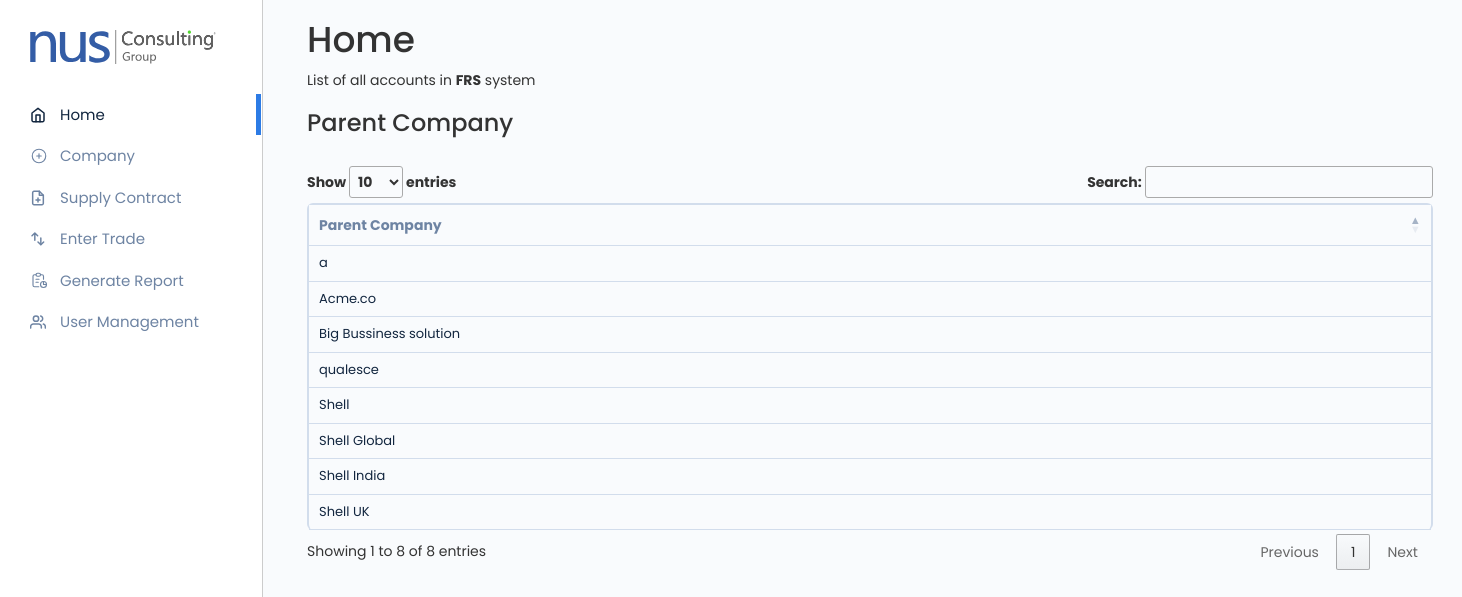
The page / on the database its author committed.
### tables this page shows
CREATE TABLE `parentcompanydata` (
  `id` int(11) NOT NULL,
  `parentcompany` varchar(255) NOT NULL
);

### listparentcompany.php (the view, shortened to what this page needs)
<?php
include 'dbconn.php';
$sql = "select * from parentcompanydata;";
	$result = ($conn->query($sql));
	$row = [];
	if ($result->num_rows > 0)
	{
		$row = $result->fetch_all(MYSQLI_ASSOC);
	}
?>
<!DOCTYPE html>
<html lang="en">
<head>
    <link
      rel="stylesheet"
      href="//cdn.datatables.net/1.12.1/css/jquery.dataTables.min.css"
    />
</head>
<body>
<table class="myTable" >
		<thead class="tableheadings">
			<tr>
			<th>Parent Company</th>
			</tr>
		</thead>
		<tbody>
        <?php
                if(!empty($row))
                foreach($row as $rows)
                {
                ?>
			<tr>
            <td><?php echo $rows['parentcompany']; ?></td>
			</tr>
			<?php } ?>
		</tbody>
	</table>
    </body>
</html>

### index.php (shortened to what this page needs)
<!DOCTYPE html>
<html>
  <head>
     <link
      rel="stylesheet"
      href="https://maxcdn.bootstrapcdn.com/bootstrap/3.4.1/css/bootstrap.min.css"
    />
    <link rel="stylesheet" href="css/style.css">
  </head>
  <body>
    <div class="tab">
      <img src="img/nus-logo-2020.svg" alt="NUS Consulting Group Logo" />
      <button
        class="tablinks homeButton"
        onclick="openNUSTabs(event, 'Home')"
        id="defaultOpen"
      >
       Home
      </button>
      <button class="tablinks addCompany" onclick="openNUSTabs(event, 'Add Company')">
       Company
      </button>
      <button class="tablinks addSupplyContract" onclick="openNUSTabs(event, 'Add Supply Contract')">
       Supply Contract
      </button>
      <button class="tablinks enterTrade" onclick="openNUSTabs(event, 'Enter Trade')">
        Enter Trade
      </button>
      <button class="tablinks generateReport" onclick="openNUSTabs(event, 'Generate Report')">
        Generate Report
      </button>
      <button class="tablinks usermanagementButton" onclick="openNUSTabs(event, 'User Management')">
        User Management
      </button>
    </div>
    <div id="Home" class="tabcontent">
      <?php
        include('addhome.php');
      ?>
    </div>
      <?php
        include('addcompany.php');
      ?>
      <?php
        include('addEnterTrade.php');
      ?>
      <?php
        include('addGenerateReport.php');
      ?>
      <?php
        include('usermanagement/index.php');
      ?>
  </body>
</html>

### addhome.php (shortened to what this page needs)
<!DOCTYPE html>
<html lang="en">
<head>
</head>
<body>
    <h1>Home</h1>
    <p>List of all accounts in <strong>FRS</strong> system</p>
    <h3>Parent Company</h3>
    <br>
    <?php
		include('listparentcompany.php');
	?>
    </body>
</html>

### addcompany.php (shortened to what this page needs)
<!DOCTYPE html>
<html lang="en">
<head>
    <link
      rel="stylesheet"
      href="https://maxcdn.bootstrapcdn.com/bootstrap/3.4.1/css/bootstrap.min.css"
    />
    <link rel="stylesheet" type="text/css" href="usermanagement/css/style.css">
</head>
<body>
              <?php
                include('listparentcompany.php');
              ?>
            <?php
                include('listclientcompany.php');
              ?>
</body>
</html>

### listclientcompany.php (shortened to what this page needs)
<!DOCTYPE html>
<html lang="en">
<head>
    <link
      rel="stylesheet"
      href="//cdn.datatables.net/1.12.1/css/jquery.dataTables.min.css"
    />
</head>
<body>
</body>
</html>

### addEnterTrade.php (shortened to what this page needs)
<!DOCTYPE html>
<html lang="en">
<head>
</head>
<body>
</body>
</html>

### addGenerateReport.php (shortened to what this page needs)
<!DOCTYPE html>
<html lang="en">
<head>
</head>
<body>
</body>
</html>

### usermanagement/index.php (shortened to what this page needs)
<!DOCTYPE html>
<html lang="en">
<head>
    <link rel="stylesheet" type="text/css" href="usermanagement/css/style.css">
</head>
<body>
            <?php
                include('listadmin.php');
            ?>
            <?php
                include('listmanager.php');
            ?>
            <?php
                include('listnususer.php');
            ?>
            <?php
                include('listparentuser.php');
            ?>
            <?php
                include('listclientuser.php');
            ?>
</body>
</html>

### usermanagement/listadmin.php (shortened to what this page needs)
<!DOCTYPE html>
<html lang="en">
<head>
    <link
      rel="stylesheet"
      href="//cdn.datatables.net/1.12.1/css/jquery.dataTables.min.css"
    />
</head>
<body>
</body>
</html>

### usermanagement/listmanager.php (shortened to what this page needs)
<!DOCTYPE html>
<html lang="en">
<head>
    <link
      rel="stylesheet"
      href="//cdn.datatables.net/1.12.1/css/jquery.dataTables.min.css"
    />
</head>
<body>
</body>
</html>

### usermanagement/listnususer.php (shortened to what this page needs)
<!DOCTYPE html>
<html lang="en">
<head>
    <link
      rel="stylesheet"
      href="//cdn.datatables.net/1.12.1/css/jquery.dataTables.min.css"
    />
</head>
<body>
</body>
</html>

### usermanagement/listparentuser.php (shortened to what this page needs)
<!DOCTYPE html>
<html lang="en">
<head>
    <link
      rel="stylesheet"
      href="//cdn.datatables.net/1.12.1/css/jquery.dataTables.min.css"
    />
</head>
<body>
</body>
</html>

### usermanagement/listclientuser.php (shortened to what this page needs)
<!DOCTYPE html>
<html lang="en">
<head>
    <link
      rel="stylesheet"
      href="//cdn.datatables.net/1.12.1/css/jquery.dataTables.min.css"
    />
</head>
<body>
</body>
</html>

### css/style.css (style rules this page uses)
body { font-family: "Poppins", sans-serif !important; background: #f9fbfd !important; }

### index.php (style rules this page uses)
* { box-sizing: border-box; padding: 0; margin: 0 auto; }
body { font-family: "Poppins", sans-serif; background: #f9fbfd; }
button { font-family: "Poppins", sans-serif; }
button.homeButton { background: url('img/home-icon.svg') no-repeat; background-position: left; }
button.homeButton.active { background: url('img/home-hover-icon.svg') no-repeat; background-position: left; }
button.usermanagementButton { background: url('img/usermanagement-icon.svg') no-repeat; background-position: left; }
button.enterTrade { background: url('img/entertrade-icon.svg') no-repeat; background-position: left; }
button.generateReport { background: url('img/generate-report-icon.svg') no-repeat; background-position: left; }
button.addCompany { background: url('img/add-company-icon.svg') no-repeat; background-position: left; }
button.addSupplyContract { background: url('img/add-supply-contract-icon.svg') no-repeat; background-position: left; }
.tab { float: left; border-right: 1px solid #ccc; background-color: #ffffff; width: 18%; height: 100vh; position: fixed; }
.tab button { display: block; background-color: inherit; color: #6e84a3; padding: 10px 30px; width: 100%; border: none; outline: none; text-align: left; cursor: pointer; transition: 0.3s; font-size: 15px; width: 88%; margin: 0 30px; }
.tab button.active { border-right: 5px solid #2c7be5; color: #12263f; }
.tabcontent { float: left; width: 100%; border-left: none; margin: 0 0 0 21%; }
.tab img { margin: 30px; }

### listparentcompany.php (style rules this page uses)
table { border: 2px solid #D2DDEC; border-radius: 6px; }
table th { color: #6E84A3; background: #F9FBFD; }
table.myTable thead th { border-bottom: 1px solid #D2DDEC !important; }
table td { color: #12263F; font-size: 13px; border-bottom: 1px solid #D2DDEC; }
table.dataTable.no-footer { border-bottom: none !important; }

### listclientcompany.php (style rules this page uses)
table { border: 2px solid #D2DDEC; border-radius: 6px; }
table th { color: #6E84A3; background: #F9FBFD; }
table.myTable thead th { border-bottom: 1px solid #D2DDEC !important; }
table td { color: #12263F; font-size: 13px; border-bottom: 1px solid #D2DDEC; }
table.dataTable.no-footer { border-bottom: none !important; }

### rows shown on the page
parentcompanydata: parentcompany "Shell Global"
parentcompanydata: parentcompany "Acme.co"
parentcompanydata: parentcompany "Big Bussiness solution"
parentcompanydata: parentcompany "Shell India"
parentcompanydata: parentcompany "qualesce"
parentcompanydata: parentcompany "Shell UK"
parentcompanydata: parentcompany "a"
parentcompanydata: parentcompany "Shell"
